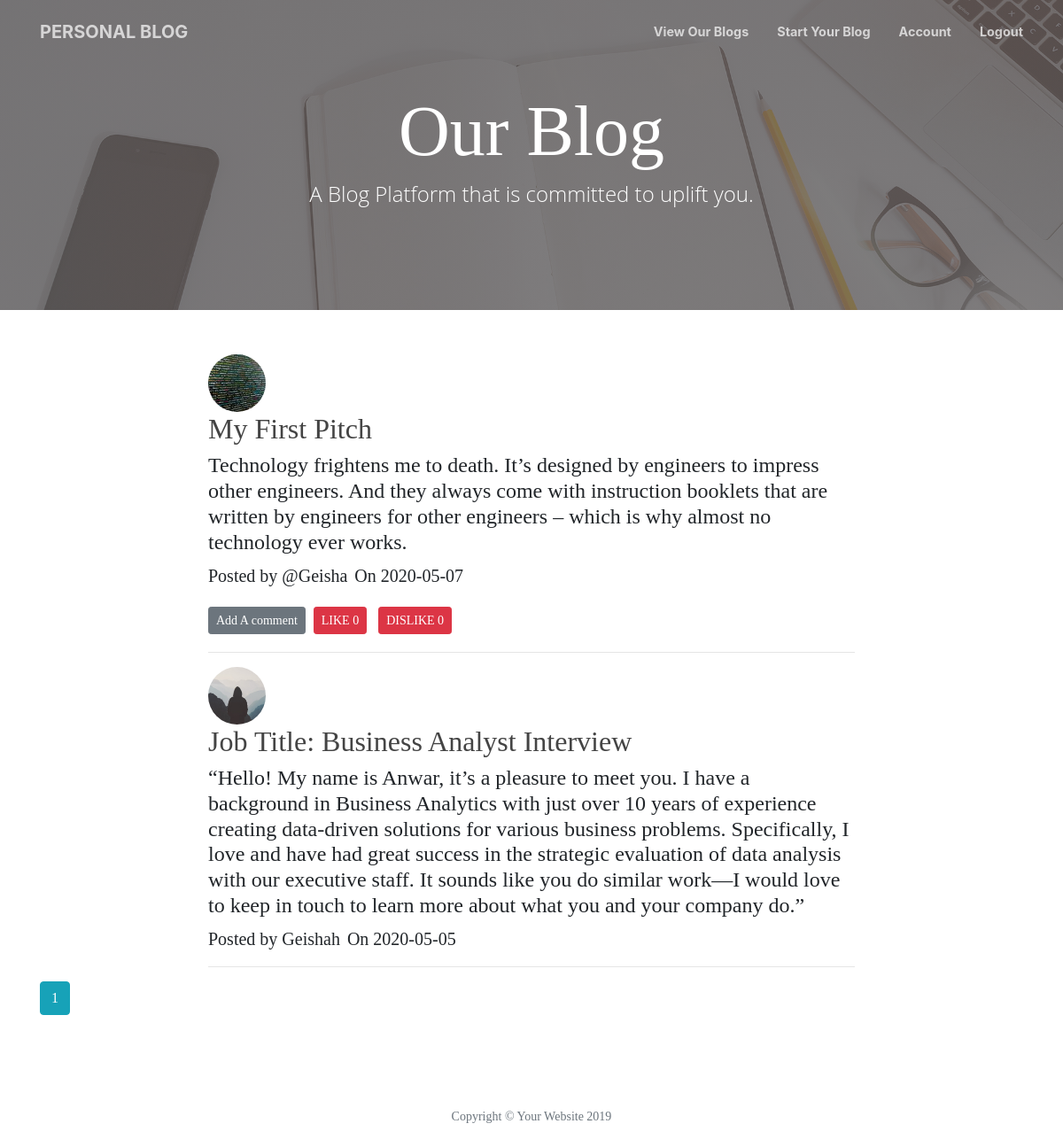
The app's page /product (signed in) with its own data.
### app/models.py (models this page shows, shortened)
class Post(db.Model):
    id = db.Column(db.Integer, primary_key=True)
    title = db.Column(db.String(100), nullable=False)
    date = db.Column(db.DateTime, nullable=False, default=datetime.utcnow)
    content = db.Column(db.Text, nullable=False)
    user_id = db.Column(db.Integer, db.ForeignKey('user.id'), nullable=False)

class User(db.Model, UserMixin):
    id = db.Column(db.Integer, primary_key=True)
    username = db.Column(db.String(20), unique=True, nullable=False)
    email = db.Column(db.String(120), unique=True, nullable=False)
    image_file = db.Column(db.String(20), nullable=False, default='default.jpg')
    password = db.Column(db.String(60), nullable=False)
    posts = db.relationship('Post', backref='author', lazy=True)

### app/routes.py (the view)
@app.route("/product")
@login_required
def product():
    page = request.args.get('page', 1, type=int)
    posts = Post.query.order_by(Post.date.desc()).paginate(page=page, per_page=5)
    return render_template('product.html', posts=posts)

### app/models.py (called while the page is built)
@login_manager.user_loader
def load_user(user_id):
    return User.query.get(int(user_id))

### app/templates/product.html
{% extends "base.html" %}
{% block content %}
<div class="container">
  {% for post in posts.items %}
  <div class="row">
    <div class="col-lg-8 col-md-10 mx-auto">
      <div class="post-preview">
        <img class="rounded-circle article-img"
          src="{{ url_for('static', filename='profile_pics/' + post.author.image_file) }}">
        <h2 class="post-title">
          <a class="article-title" href="{{ url_for('post', post_id=post.id) }}">{{ post.title }}</a>
        </h2>
        <h4 class="post-subtitle">{{ post.content }}</h4>
        <p><a class="mr-2" href="{{ url_for('user_posts', username=post.author.username) }}">Posted by
            {{ post.author.username }}</a>On {{ post.date.strftime('%Y-%m-%d') }}</p>
      </div>
      {% if post.author == current_user %}
      <div>
        <a class="btn btn-secondary btn-sm mt-1 mb-1" href="{{ url_for('comment') }}">Add A comment</a>
        <button type="button" class="btn btn-danger btn-sm m-1" data-toggle="modal" data-target="#deleteModal">LIKE
          <span>0</span></button>
        <button type="button" class="btn btn-danger btn-sm m-1" data-toggle="modal" data-target="#deleteModal">DISLIKE
          <span>0</span></button>
      </div>
      {% endif %}
      <hr>
    </div>
  </div>
  {% endfor %}
  {% for page_num in posts.iter_pages(left_edge=1, right_edge=1, left_current=1, right_current=2) %}
  {% if page_num %}
  {% if posts.page == page_num %}
  <a class="btn btn-info mb-4" href="{{ url_for('product', page=page_num) }}">{{ page_num }}</a>
  {% else %}
  <a class="btn btn-outline-info mb-4" href="{{ url_for('product', page=page_num) }}">{{ page_num }}</a>
  {% endif %}
  {% else %}
  ...
  {% endif %}
  {% endfor %}
</div>
{% endblock content %}

### app/static/main.css (style rules this page uses)
:root { --blue: #007bff; --indigo: #6610f2; --purple: #6f42c1; --pink: #e83e8c; --red: #dc3545; --orange: #f4623a; --yellow: #ffc107; --green: #28a745; --teal: #20c997; --cyan: #17a2b8; --white: #fff; --gray: #6c757d; --gray-dark: #343a40; --primary: #f4623a; --secondary: #6c757d; --success: #28a745; --info: #17a2b8; --warning: #ffc107; --danger: #dc3545; --light: #f8f9fa; --dark: #343a40; --breakpoint-xs: 0; --breakpoint-sm: 576px; --breakpoint-md: 768px; --breakpoint-lg: 992px; --breakpoint-xl: 1200px; --font-family-sans-serif: "Merriweather Sans", -apple-system, BlinkMacSystemFont, "Segoe UI", Roboto, "Helvetica Neue", Arial, "Noto Sans", sans-serif, "Apple Color Emoji", "Segoe UI Emoji", "Segoe UI Symbol", "Noto Color Emoji"; --font-family-monospace: SFMono-Regular, Menlo, Monaco, Consolas, "Liberation Mono", "Courier New", monospace; }
*, *::before, *::after { box-sizing: border-box; }
html { font-family: sans-serif; line-height: 1.15; -webkit-text-size-adjust: 100%; -webkit-tap-highlight-color: rgba(0, 0, 0, 0); }
body { margin: 0; font-family: "Merriweather", -apple-system, BlinkMacSystemFont, "Segoe UI", Roboto, "Helvetica Neue", Arial, "Noto Sans", sans-serif, "Apple Color Emoji", "Segoe UI Emoji", "Segoe UI Symbol", "Noto Color Emoji"; font-size: 1rem; font-weight: 400; line-height: 1.5; color: #212529; text-align: left; background-color: #fff; }
hr { box-sizing: content-box; height: 0; overflow: visible; }
h1, h2, h3, h4, h5, h6 { margin-top: 0; margin-bottom: 0.5rem; }
p { margin-top: 0; margin-bottom: 1rem; }
a { color: #f4623a; text-decoration: none; background-color: transparent; }
img { vertical-align: middle; border-style: none; }
.container { width: 100%; padding-right: 15px; padding-left: 15px; margin-right: auto; margin-left: auto; }
@media (min-width: 576px) { .container { max-width: 540px; } }
@media (min-width: 768px) { .container { max-width: 720px; } }
@media (min-width: 992px) { .container { max-width: 960px; } }
@media (min-width: 1200px) { .container { max-width: 1140px; } }
@media (min-width: 576px) { .container-sm, .container { max-width: 540px; } }
@media (min-width: 768px) { .container-md, .container-sm, .container { max-width: 720px; } }
@media (min-width: 992px) { .container-lg, .container-md, .container-sm, .container { max-width: 960px; } }
@media (min-width: 1200px) { .container-xl, .container-lg, .container-md, .container-sm, .container { max-width: 1140px; } }
.row { display: flex; flex-wrap: wrap; margin-right: -15px; margin-left: -15px; }
.col-xl, .col-xl-auto, .col-xl-12, .col-xl-11, .col-xl-10, .col-xl-9, .col-xl-8, .col-xl-7, .col-xl-6, .col-xl-5, .col-xl-4, .col-xl-3, .col-xl-2, .col-xl-1, .col-lg, .col-lg-auto, .col-lg-12, .col-lg-11, .col-lg-10, .col-lg-9, .col-lg-8, .col-lg-7, .col-lg-6, .col-lg-5, .col-lg-4, .col-lg-3, .col-lg-2, .col-lg-1, .col-md, .col-md-auto, .col-md-12, .col-md-11, .col-md-10, .col-md-9, .col-md-8, .col-md-7, .col-md-6, .col-md-5, .col-md-4, .col-md-3, .col-md-2, .col-md-1, .col-sm, .col-sm-auto, .col-sm-12, .col-sm-11, .col-sm-10, .col-sm-9, .col-sm-8, .col-sm-7, .col-sm-6, .col-sm-5, .col-sm-4, .col-sm-3, .col-sm-2, .col-sm-1, .col, .col-auto, .col-12, .col-11, .col-10, .col-9, .col-8, .col-7, .col-6, .col-5, .col-4, .col-3, .col-2, .col-1 { position: relative; width: 100%; padding-right: 15px; padding-left: 15px; }
body, html { width: 100%; height: 100%; }
.article-title { color: #444444; }
.article-img { height: 65px; width: 65px; margin-right: 16px; }
a { color: #212529; transition: all 0.2s; }

### app/templates/base.html (style rules this page uses)
body { font-size: 20px; color: #212529; font-family: 'Lora', 'Times New Roman', serif; }
a { color: #212529; transition: all 0.2s; }
.article-title { color: #444444; }
.article-img { height: 65px; width: 65px; margin-right: 16px; }

### records on screen
Post: image_file (picture), title "My First Pitch", content "Technology frightens me to death. It’s designed by engineers to impress other engineers. And they always come with instruction booklets that are written by engineers for other engineers – which is why almost no technology ever works.", author.username "@Geisha", date "2020-05-07"
Post: image_file (placeholder picture), title "Job Title: Business Analyst Interview", content "“Hello! My name is Anwar, it’s a pleasure to meet you. I have a background in Business Analytics with just over 10 years of experience creating data-driven solutions for various business problems. Specifically, I love and have had great success in the strategic evaluation of data analysis with our executive staff. It sounds like you do similar work—I would love to keep in touch to learn more about what you and your company do.”", author.username "Geishah", date "2020-05-05"

### other values on screen
{{ page_num }} "1"
